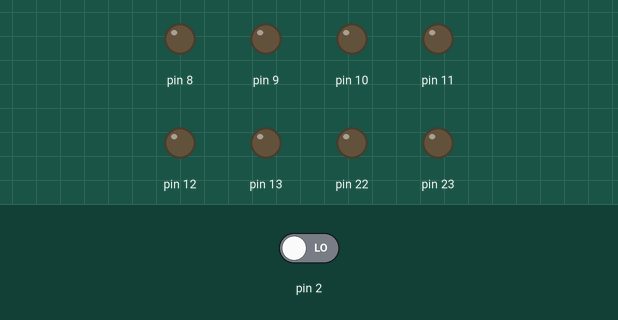
Recording of a sketch running on a simulated Arduino Uno, built with avr-gcc and run on an emulated ATmega328P. On the bench: output pins drawn as LEDs (lit = HIGH). Dashed ring = blinking. The inputs (shaded band) are chosen by the test bench; at power-on: pin 2 LOW.

Above: at 0.8 s.
0.9 s: pin 2 driven HIGH
At 1.7 s:
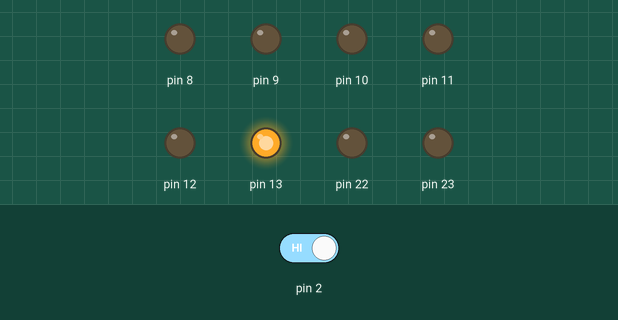
At 2.3 s:
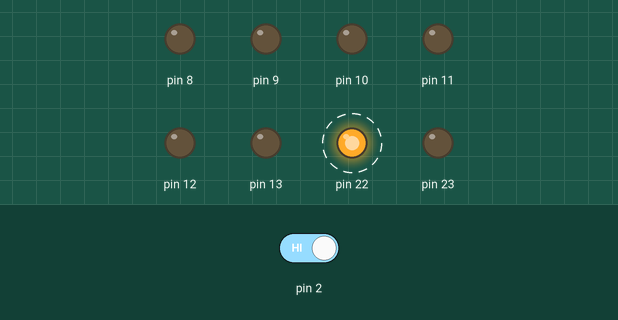
3.9 s: pin 2 driven LOW
At 4.8 s:
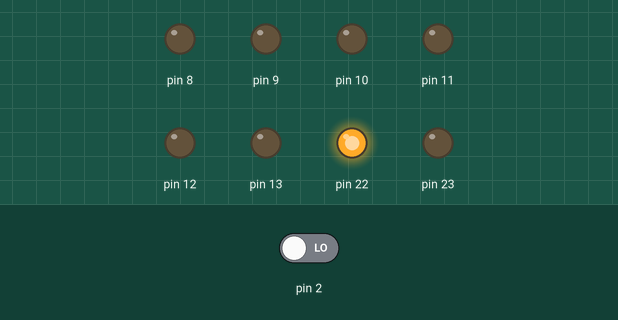
Timing chart, 0 to 6.9 s (numbered marks = the images above; inputs shaded):
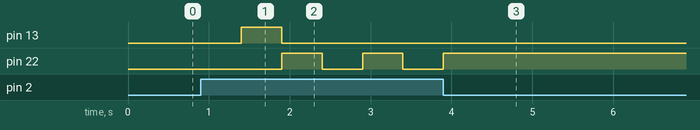

The sketch:

Exp_12_Obs_5.ino
```cpp
#include<avr/io.h>
#include<util/delay.h>
#define checkbit(x,y)((x)&(y))
#define bitn(p)(0x01<<(p))
int main(void)
{
  DDRB =0b11111111;
  DDRD =0b00000000;
  int count =0;
  while(1)
{
  if(checkbit(PIND, bitn(2)))
  {
    count++;
    _delay_ms(500);
  }

  if (count == 1)
  {
    PORTB = 0b00100000;
  }

  if(count == 2)
  {
    PORTB = 0b01000000;
  }

  if (count == 3)
  {
    count = 1;
    PORTB = 0b00000000;
  }
 }
}
```

Measured:
- after the input at 0.9 s, pin 13: LOW → HIGH after 0.50 s, → LOW 0.50 s later; pin 22: alternates HIGH for 0.50 s and LOW for 0.50 s, starting after 1.0 s
- after the input at 3.9 s, pin 22: goes on until 3.9 s, then stays HIGH
